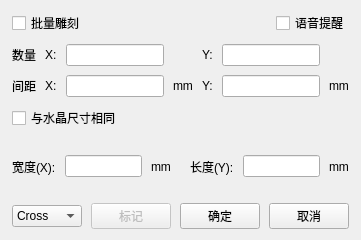
<?xml version="1.0" encoding="UTF-8"?>
<ui version="4.0">
 <class>McurvWindow</class>
 <widget class="QDialog" name="McurvWindow">
  <property name="geometry">
   <rect>
    <x>0</x>
    <y>0</y>
    <width>337</width>
    <height>240</height>
   </rect>
  </property>
  <property name="windowTitle">
   <string>批量雕刻设置</string>
  </property>
  <layout class="QVBoxLayout" name="verticalLayout">
   <property name="spacing">
    <number>9</number>
   </property>
   <property name="leftMargin">
    <number>12</number>
   </property>
   <property name="rightMargin">
    <number>12</number>
   </property>
   <item>
    <layout class="QHBoxLayout" name="ly_mcurv1">
     <item>
      <widget class="QCheckBox" name="cb_mcurv">
       <property name="text">
        <string>批量雕刻</string>
       </property>
      </widget>
     </item>
     <item>
      <spacer name="horizontalSpacer_2">
       <property name="orientation">
        <enum>Qt::Horizontal</enum>
       </property>
       <property name="sizeHint" stdset="0">
        <size>
         <width>40</width>
         <height>20</height>
        </size>
       </property>
      </spacer>
     </item>
     <item>
      <widget class="QCheckBox" name="cb_voice">
       <property name="text">
        <string>语音提醒</string>
       </property>
      </widget>
     </item>
    </layout>
   </item>
   <item>
    <layout class="QGridLayout" name="ly_mcurv2">
     <item row="0" column="0">
      <widget class="QLabel" name="lb_mcurv_num">
       <property name="text">
        <string>数量</string>
       </property>
      </widget>
     </item>
     <item row="0" column="1">
      <widget class="QLabel" name="lb_num_X">
       <property name="text">
        <string>X:</string>
       </property>
      </widget>
     </item>
     <item row="0" column="2">
      <widget class="QLineEdit" name="le_num_X"/>
     </item>
     <item row="0" column="4">
      <widget class="QLabel" name="lb_num_Y">
       <property name="text">
        <string>Y:</string>
       </property>
      </widget>
     </item>
     <item row="0" column="5">
      <widget class="QLineEdit" name="le_num_Y"/>
     </item>
     <item row="1" column="0">
      <widget class="QLabel" name="lb_mcurv_space">
       <property name="text">
        <string>间距</string>
       </property>
      </widget>
     </item>
     <item row="1" column="1">
      <widget class="QLabel" name="lb_space_X">
       <property name="text">
        <string>X:</string>
       </property>
      </widget>
     </item>
     <item row="1" column="2">
      <widget class="QLineEdit" name="le_space_X"/>
     </item>
     <item row="1" column="3">
      <widget class="QLabel" name="lb_space_X2">
       <property name="text">
        <string>mm</string>
       </property>
      </widget>
     </item>
     <item row="1" column="4">
      <widget class="QLabel" name="lb_space_Y">
       <property name="text">
        <string>Y:</string>
       </property>
      </widget>
     </item>
     <item row="1" column="5">
      <widget class="QLineEdit" name="le_space_Y"/>
     </item>
     <item row="1" column="6">
      <widget class="QLabel" name="lb_space_Y2">
       <property name="text">
        <string>mm</string>
       </property>
      </widget>
     </item>
    </layout>
   </item>
   <item>
    <widget class="QCheckBox" name="cb_mcurv_size">
     <property name="text">
      <string>与水晶尺寸相同</string>
     </property>
    </widget>
   </item>
   <item>
    <layout class="QHBoxLayout" name="ly_mcurv3">
     <item>
      <widget class="QLabel" name="lb_mcurv_width">
       <property name="text">
        <string>宽度(X):</string>
       </property>
      </widget>
     </item>
     <item>
      <widget class="QLineEdit" name="le_mcurv_width">
       <property name="sizePolicy">
        <sizepolicy hsizetype="Preferred" vsizetype="Fixed">
         <horstretch>0</horstretch>
         <verstretch>0</verstretch>
        </sizepolicy>
       </property>
      </widget>
     </item>
     <item>
      <widget class="QLabel" name="lb_mcurv_width2">
       <property name="text">
        <string>mm</string>
       </property>
      </widget>
     </item>
     <item>
      <spacer name="horizontalSpacer_3">
       <property name="orientation">
        <enum>Qt::Horizontal</enum>
       </property>
       <property name="sizeHint" stdset="0">
        <size>
         <width>40</width>
         <height>20</height>
        </size>
       </property>
      </spacer>
     </item>
     <item>
      <widget class="QLabel" name="lb_mcurv_len">
       <property name="text">
        <string>长度(Y):</string>
       </property>
      </widget>
     </item>
     <item>
      <widget class="QLineEdit" name="le_mcurv_len">
       <property name="sizePolicy">
        <sizepolicy hsizetype="Preferred" vsizetype="Fixed">
         <horstretch>0</horstretch>
         <verstretch>0</verstretch>
        </sizepolicy>
       </property>
      </widget>
     </item>
     <item>
      <widget class="QLabel" name="lb_mcurv_len2">
       <property name="text">
        <string>mm</string>
       </property>
      </widget>
     </item>
    </layout>
   </item>
   <item>
    <layout class="QHBoxLayout" name="ly_mcurv4">
     <item>
      <widget class="QComboBox" name="cb_mark_type">
       <item>
        <property name="text">
         <string>Cross</string>
        </property>
       </item>
       <item>
        <property name="text">
         <string>Square</string>
        </property>
       </item>
      </widget>
     </item>
     <item>
      <widget class="QPushButton" name="btn_mcurv_mark">
       <property name="enabled">
        <bool>false</bool>
       </property>
       <property name="text">
        <string>标记</string>
       </property>
      </widget>
     </item>
     <item>
      <spacer name="horizontalSpacer">
       <property name="orientation">
        <enum>Qt::Horizontal</enum>
       </property>
       <property name="sizeHint" stdset="0">
        <size>
         <width>40</width>
         <height>20</height>
        </size>
       </property>
      </spacer>
     </item>
     <item>
      <widget class="QPushButton" name="btn_mcurv_enter">
       <property name="text">
        <string>确定</string>
       </property>
      </widget>
     </item>
     <item>
      <widget class="QPushButton" name="btn_mcurv_cancel">
       <property name="text">
        <string>取消</string>
       </property>
      </widget>
     </item>
    </layout>
   </item>
  </layout>
 </widget>
 <resources/>
 <connections/>
</ui>
